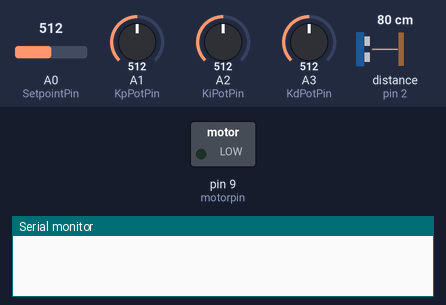
Bench run of a sketch on a simulated Arduino Uno, built with avr-gcc and run on an emulated ATmega328P. Parts: switched loads named in the sketch (green lamp = pin HIGH), the last lines printed to the serial monitor. Wiring (inferred from the names in the program): ultrasonic range finder: trigger pin 3; echo pin 2. The inputs (shaded band) are chosen by the test bench; at power-on: A0 (SetpointPin) = 512, A2 (KiPotPin) = 512, A1 (KpPotPin) = 512, A3 (KdPotPin) = 512, distance to the obstacle (sensor on pin 2) 80 cm. The echo pulse lasts 58.3 µs per cm; pins used as bus, display or sensor lines are not drawn.

Above: at 0.05 s.
At 4.2 s:
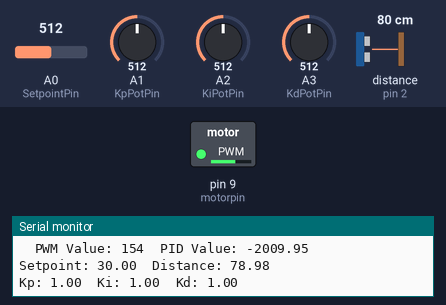
4.3 s: A0 (SetpointPin) set to 842
7.3 s: A0 (SetpointPin) set to 867
8.8 s: A2 (KiPotPin) set to 144
11.8 s: A2 (KiPotPin) set to 132
Timing chart, 0 to 14.8 s (numbered marks = the images above; inputs shaded):
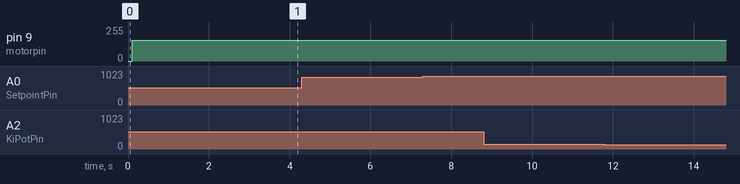

The sketch:

adjustable.ino
```cpp
const int trigPin = 3;
const int echoPin = 2;
const int SetpointPin = A0;        // Potentiometer for set point
const int KpPotPin = A1;           // Potentiometer for Kp
const int KiPotPin = A2;           // Potentiometer for Ki
const int KdPotPin = A3;           // Potentiometer for Kd
const int motorpin = 9;

float Kp, Ki, Kd;                  // Proportional, Integral, and Derivative gains
float setpoint = 0.00;
float error = 0.00;
float lastError = 0.00;
float integral = 0.00;
float distance_cm = 0.00;

unsigned long previousMillis = 0;
const long interval = 100;  // Interval in milliseconds

void setup() {
    Serial.begin(9600);
    pinMode(trigPin, OUTPUT);
    pinMode(echoPin, INPUT);
    pinMode(KpPotPin, INPUT);
    pinMode(KiPotPin, INPUT);
    pinMode(KdPotPin, INPUT);
    analogWrite(motorpin, 0);
}

void readSensors() {
    // Ultrasonic Sensor Part
    digitalWrite(trigPin, LOW);
    delayMicroseconds(2);
    digitalWrite(trigPin, HIGH);
    delayMicroseconds(10);
    digitalWrite(trigPin, LOW);

    long duration = pulseIn(echoPin, HIGH);
    distance_cm = duration * 0.034 / 2;

    // Setpoint and MOTOR Part
    setpoint = map(analogRead(SetpointPin), 0, 1023, 600, 0) / 10.00;  // Treat setpoint as float

    Serial.println("Setpoint: " + String(setpoint) + "\tDistance: " + String(distance_cm));
}

void readPotentiometers() {
    // Read values from potentiometers for Kp, Ki, and Kd and treat those as float
    Kp = map(analogRead(KpPotPin), 0, 1023, 0, 200) / 100.000;
    Ki = map(analogRead(KiPotPin), 0, 1023, 0, 200) / 100.000;
    Kd = map(analogRead(KdPotPin), 0, 1023, 0, 200) / 100.000;

    Serial.println("Kp: " + String(Kp) + "\tKi: " + String(Ki) + "\tKd: " + String(Kd));
}

void calculatePID() {
    error = setpoint - distance_cm;
    integral += error;
    float derivative = error - lastError;

    // Calculate PID output
    float output = Kp * error + Ki * integral + Kd * derivative;

    // Map the PID output to PWM range
    int pwmValue = map(output, 255, -255, 0, 255);
    pwmValue = constrain(pwmValue, 143, 154);

    analogWrite(motorpin, pwmValue);
    Serial.println("\tPWM Value: " + String(pwmValue) + "\tPID Value: " + String(output));

    lastError = error;
}

void loop() {
    unsigned long currentMillis = millis();

    if (currentMillis - previousMillis >= interval) {
        readSensors();
        readPotentiometers();
        calculatePID();

        previousMillis = currentMillis;
    }
}
```
